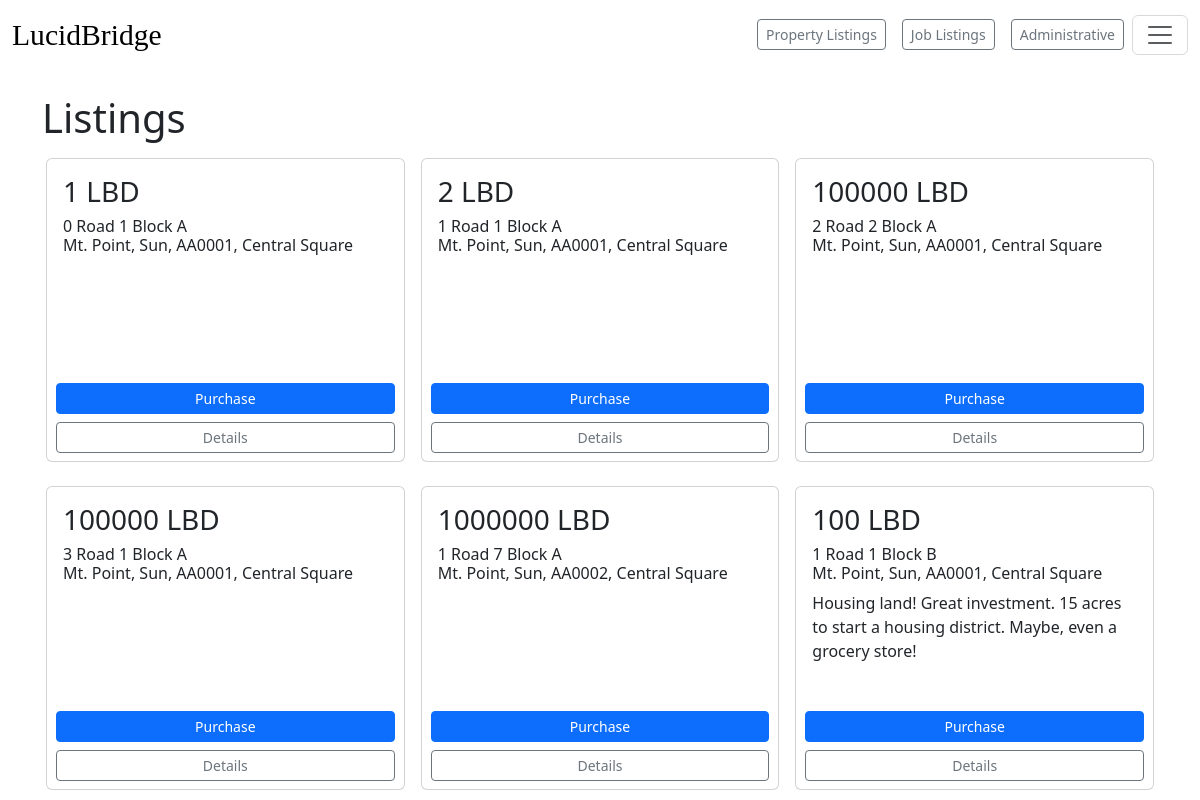
/listings/, run on an earlier commit of the app's database.
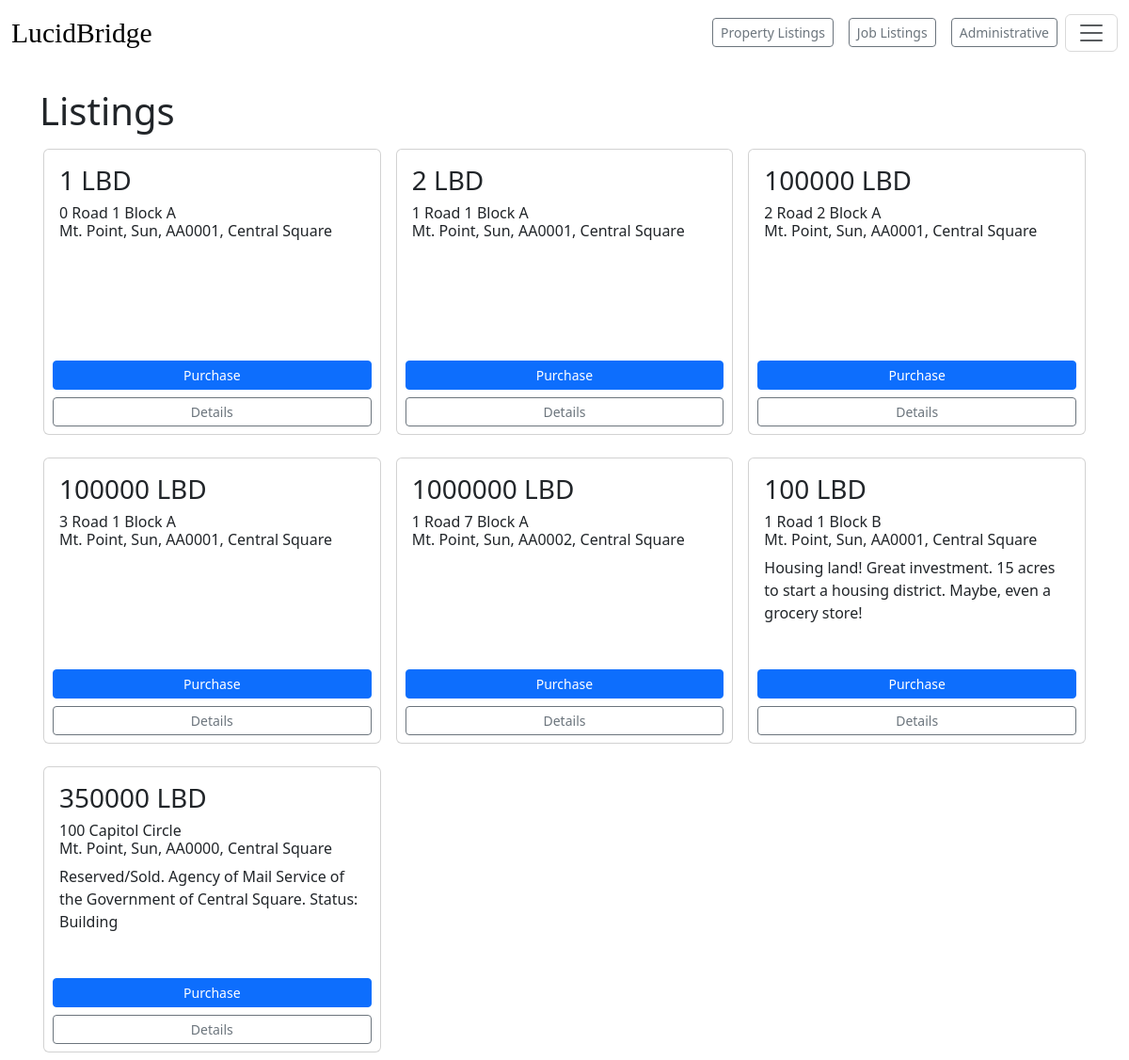
And on a later commit of the database.
### payments/models.py (models this page shows)
class Listing(models.Model):
    created_at = models.DateTimeField(auto_now_add=True, blank=True)
    name = models.CharField(max_length=100, help_text="Name of the property, street specifically, again.")
    property_type = models.CharField(max_length=500, choices=property_type_choices)
    square_feet = models.CharField(max_length=100, blank=True)
    lot_size = models.CharField(max_length=100, blank=True)
    stories = models.CharField(max_length=100, blank=True)
    bedrooms = models.CharField(max_length=100, blank=True)
    bathrooms = models.CharField(max_length=100, blank=True)
    street = models.CharField(max_length=500)
    city = models.CharField(max_length=100)
    zip = models.CharField(max_length=100, blank=True)
    state = models.CharField(max_length=100, blank=True)
    territory = models.CharField(max_length=100)
    price = models.IntegerField()
    image = models.URLField(blank=True)
    front_description = models.TextField(blank=True, max_length=100, help_text='Listings page description. Short description of property')
    back_description = models.TextField(blank=True, max_length=1000, help_text='Detailed description. Long description of property')
    Owner = models.ForeignKey(User, on_delete=models.CASCADE)
    def get_absolute_url(self):
        path = reverse('propdetails', args=[self.pk])
        return path

### payments/views.py (the view)
# urls.py: path("listings/" , views.listonsale, name='listings-page', ),
def listonsale(request):
    listings = Listing.objects.all()
    return render(request, 'listings.html', {'listings': listings})

### payments/templates/listings.html (shortened to what this page needs)
{% extends "base.html" %}
{% block content %}
<br>
  <h1>Listings</h1>
    <div class="row row-cols-1 row-cols-sm-1 row-cols-md-3 g-2">
        {% for listing in listings %}
        <div class="col-sm-4 p-2">
          <div class="card" style="max-width: 26em; height: 19em">
            <div class="card-body">
              <h3>{{listing.price}} LBD</h3>
              <h6 class="card-title">{{ listing.street }} <br>{{listing.city}}, {{listing.state}}, {{listing.zip}}, {{listing.territory}}</h6>
              <p class="card-text ">{{listing.front_description}} </p>
            </div>
            <form method="post" action="/listing/buy">
              <div style="text-align:center;">
                <input type="submit" value="Purchase" class="btn btn-sm btn-primary mt-2 my-0" style="display:inline-block; width: 95%;">
              </div>
            </form>
            <div style="text-align:center;">
              <a href="{{ listing.get_absolute_url }}" class="btn btn-sm btn-outline-secondary mt-2 mb-2 d-block mx-auto" style="width: 95%;">Details</a>
            </div>
          </div>
        </div>
        <br>
    {% endfor %}
    </div>
{% endblock %}

### payments/templates/base.html (shortened to what this page needs)
<!DOCTYPE html>
<html lang="en">
<head>
</head>
<link href="https://cdn.jsdelivr.net/npm/bootstrap@5.3.3/dist/css/bootstrap.min.css" rel="stylesheet">
<body>
    <nav class="navbar bg-body-light">
        <div class="container-fluid">
            <a class="navbar-brand  mb-0" style="font-family: Playfair Display; font-size: 1.851em;" href="{% url 'index' %}">LucidBridge</a>
            <ul class="nav">
                <li class="nav-item">
                  <a class=" btn btn-sm btn-outline-secondary mt-1 mx-2 " aria-current="page" href="/listings">Property Listings</a>
                </li>
                <li class="nav-item">
                  <a class=" btn btn-sm btn-outline-secondary mt-1 mx-2 " aria-current="page" href="/jobs/job-offers">Job Listings</a>
                </li>
                <li class="nav-item">
                    <a class=" btn btn-sm btn-outline-secondary mt-1 mx-2" aria-current="page" href="/admin">Administrative</a>
                  </li>
                <button class="navbar-toggler" type="button" data-bs-toggle="offcanvas" data-bs-target="#offcanvasNavbar" aria-controls="offcanvasNavbar" aria-label="Toggle navigation">
                  <span class="navbar-toggler-icon"></span>
                </button>
              </ul>
        </div>
      </nav>
    <div class="container">
    {% block content %}
    {% endblock %}
    </div>
</body>
</html>

What changed in the data, as far as the page shows it:
added Listing: price "350000", street "100 Capitol Circle", city "Mt. Point", state "Sun", zip "AA0000", territory "Central Square", front_description "Reserved/Sold. Agency of Mail Service of the Government of Central Square. Status: Building"
